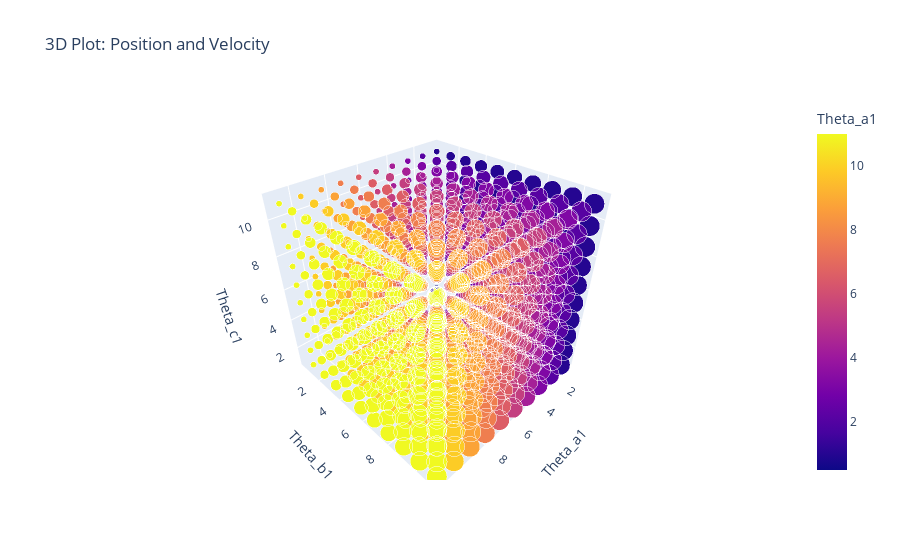

Source (notebook cell):
### Code cell
import plotly.express as px
import plotly.graph_objects as go

fig = px.scatter_3d(df, 
                    x='Theta_a1', 
                    y='Theta_b1', 
                    z='Theta_c1',
                    color='Theta_a1',
                    size='Theta_b1',
                    title='3D Plot: Position and Velocity')

# Correct way to update marker properties
fig.update_traces(marker=dict(sizemin=3))  # Only sizemin works here
fig.show()

### Figure 1 — Plotly figure (JSON) as saved in the notebook; plotly's stock layout.template omitted (floating-point values rounded to 4 significant figures; data arrays with more than 128 entries replaced by an {"elided": "..."} marker saying what was removed)
{"data": [{"hovertemplate": "Theta_a1=%{marker.color}<br>Theta_b1=%{marker.size}<br>Theta_c1=%{z}<extra></extra>", "legendgroup": "", "marker": {"color": {"elided": "22154 float values"}, "coloraxis": "coloraxis", "size": {"elided": "22154 float values"}, "sizemin": 3, "sizemode": "area", "sizeref": 0.0275, "symbol": "circle"}, "mode": "markers", "name": "", "scene": "scene", "showlegend": false, "type": "scatter3d", "x": {"elided": "22154 float values"}, "y": {"elided": "22154 float values"}, "z": {"elided": "22154 float values"}}], "layout": {"coloraxis": {"colorbar": {"title": {"text": "Theta_a1"}}, "colorscale": [[0, "#0d0887"], [0.1111, "#46039f"], [0.2222, "#7201a8"], [0.3333, "#9c179e"], [0.4444, "#bd3786"], [0.5556, "#d8576b"], [0.6667, "#ed7953"], [0.7778, "#fb9f3a"], [0.8889, "#fdca26"], [1, "#f0f921"]]}, "legend": {"itemsizing": "constant", "tracegroupgap": 0}, "scene": {"domain": {"x": [0, 1], "y": [0, 1]}, "xaxis": {"title": {"text": "Theta_a1"}}, "yaxis": {"title": {"text": "Theta_b1"}}, "zaxis": {"title": {"text": "Theta_c1"}}}, "title": {"text": "3D Plot: Position and Velocity"}}}
